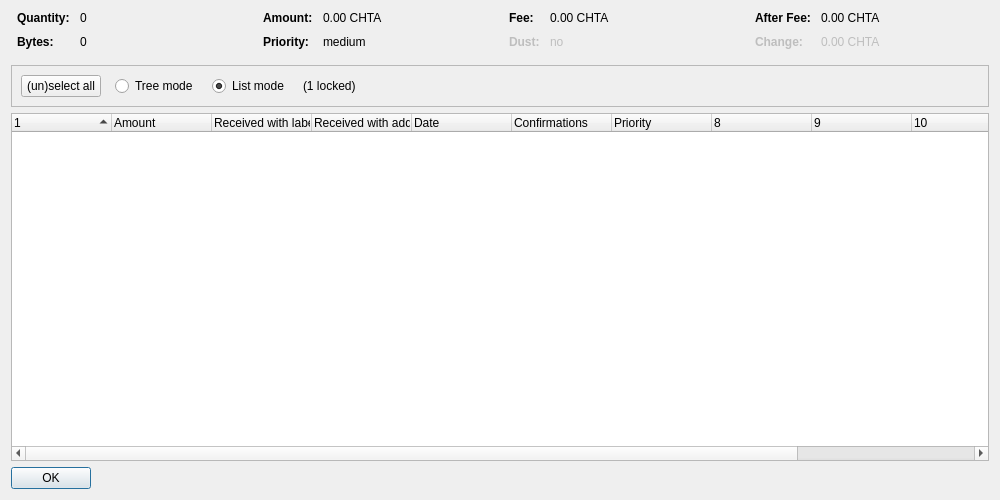
<?xml version="1.0" encoding="UTF-8"?>
<ui version="4.0">
 <class>CoinControlDialog</class>
 <widget class="QDialog" name="CoinControlDialog">
  <property name="geometry">
   <rect>
    <x>0</x>
    <y>0</y>
    <width>1000</width>
    <height>500</height>
   </rect>
  </property>
  <property name="windowTitle">
   <string>Coin Selection</string>
  </property>
  <layout class="QVBoxLayout" name="verticalLayout">
   <item>
    <layout class="QHBoxLayout" name="horizontalLayoutTop" stretch="0,0,0,0">
     <property name="topMargin">
      <number>0</number>
     </property>
     <property name="bottomMargin">
      <number>10</number>
     </property>
     <item>
      <layout class="QFormLayout" name="formLayoutCoinControl1">
       <property name="horizontalSpacing">
        <number>10</number>
       </property>
       <property name="verticalSpacing">
        <number>10</number>
       </property>
       <property name="leftMargin">
        <number>6</number>
       </property>
       <property name="rightMargin">
        <number>6</number>
       </property>
       <item row="0" column="0">
        <widget class="QLabel" name="labelCoinControlQuantityText">
         <property name="font">
          <font>
           <weight>75</weight>
           <bold>true</bold>
          </font>
         </property>
         <property name="text">
          <string>Quantity:</string>
         </property>
        </widget>
       </item>
       <item row="0" column="1">
        <widget class="QLabel" name="labelCoinControlQuantity">
         <property name="cursor">
          <cursorShape>IBeamCursor</cursorShape>
         </property>
         <property name="contextMenuPolicy">
          <enum>Qt::ActionsContextMenu</enum>
         </property>
         <property name="text">
          <string notr="true">0</string>
         </property>
         <property name="textInteractionFlags">
          <set>Qt::LinksAccessibleByMouse|Qt::TextSelectableByKeyboard|Qt::TextSelectableByMouse</set>
         </property>
        </widget>
       </item>
       <item row="1" column="0">
        <widget class="QLabel" name="labelCoinControlBytesText">
         <property name="font">
          <font>
           <weight>75</weight>
           <bold>true</bold>
          </font>
         </property>
         <property name="text">
          <string>Bytes:</string>
         </property>
        </widget>
       </item>
       <item row="1" column="1">
        <widget class="QLabel" name="labelCoinControlBytes">
         <property name="cursor">
          <cursorShape>IBeamCursor</cursorShape>
         </property>
         <property name="contextMenuPolicy">
          <enum>Qt::ActionsContextMenu</enum>
         </property>
         <property name="text">
          <string notr="true">0</string>
         </property>
         <property name="textInteractionFlags">
          <set>Qt::LinksAccessibleByMouse|Qt::TextSelectableByKeyboard|Qt::TextSelectableByMouse</set>
         </property>
        </widget>
       </item>
      </layout>
     </item>
     <item>
      <layout class="QFormLayout" name="formLayoutCoinControl2">
       <property name="horizontalSpacing">
        <number>10</number>
       </property>
       <property name="verticalSpacing">
        <number>10</number>
       </property>
       <property name="leftMargin">
        <number>6</number>
       </property>
       <property name="rightMargin">
        <number>6</number>
       </property>
       <item row="0" column="0">
        <widget class="QLabel" name="labelCoinControlAmountText">
         <property name="font">
          <font>
           <weight>75</weight>
           <bold>true</bold>
          </font>
         </property>
         <property name="text">
          <string>Amount:</string>
         </property>
        </widget>
       </item>
       <item row="0" column="1">
        <widget class="QLabel" name="labelCoinControlAmount">
         <property name="cursor">
          <cursorShape>IBeamCursor</cursorShape>
         </property>
         <property name="contextMenuPolicy">
          <enum>Qt::ActionsContextMenu</enum>
         </property>
         <property name="text">
          <string notr="true">0.00 CHTA</string>
         </property>
         <property name="textInteractionFlags">
          <set>Qt::LinksAccessibleByMouse|Qt::TextSelectableByKeyboard|Qt::TextSelectableByMouse</set>
         </property>
        </widget>
       </item>
       <item row="1" column="0">
        <widget class="QLabel" name="labelCoinControlPriorityText">
         <property name="font">
          <font>
           <weight>75</weight>
           <bold>true</bold>
          </font>
         </property>
         <property name="text">
          <string>Priority:</string>
         </property>
        </widget>
       </item>
       <item row="1" column="1">
        <widget class="QLabel" name="labelCoinControlPriority">
         <property name="cursor">
          <cursorShape>IBeamCursor</cursorShape>
         </property>
         <property name="contextMenuPolicy">
          <enum>Qt::ActionsContextMenu</enum>
         </property>
         <property name="text">
          <string notr="true">medium</string>
         </property>
         <property name="textInteractionFlags">
          <set>Qt::LinksAccessibleByMouse|Qt::TextSelectableByKeyboard|Qt::TextSelectableByMouse</set>
         </property>
        </widget>
       </item>
      </layout>
     </item>
     <item>
      <layout class="QFormLayout" name="formLayoutCoinControl3">
       <property name="horizontalSpacing">
        <number>10</number>
       </property>
       <property name="verticalSpacing">
        <number>10</number>
       </property>
       <property name="leftMargin">
        <number>6</number>
       </property>
       <property name="rightMargin">
        <number>6</number>
       </property>
       <item row="0" column="0">
        <widget class="QLabel" name="labelCoinControlFeeText">
         <property name="font">
          <font>
           <weight>75</weight>
           <bold>true</bold>
          </font>
         </property>
         <property name="text">
          <string>Fee:</string>
         </property>
        </widget>
       </item>
       <item row="0" column="1">
        <widget class="QLabel" name="labelCoinControlFee">
         <property name="cursor">
          <cursorShape>IBeamCursor</cursorShape>
         </property>
         <property name="contextMenuPolicy">
          <enum>Qt::ActionsContextMenu</enum>
         </property>
         <property name="text">
          <string notr="true">0.00 CHTA</string>
         </property>
         <property name="textInteractionFlags">
          <set>Qt::LinksAccessibleByMouse|Qt::TextSelectableByKeyboard|Qt::TextSelectableByMouse</set>
         </property>
        </widget>
       </item>
       <item row="1" column="0">
        <widget class="QLabel" name="labelCoinControlLowOutputText">
         <property name="enabled">
          <bool>false</bool>
         </property>
         <property name="font">
          <font>
           <weight>75</weight>
           <bold>true</bold>
          </font>
         </property>
         <property name="text">
          <string>Dust:</string>
         </property>
        </widget>
       </item>
       <item row="1" column="1">
        <widget class="QLabel" name="labelCoinControlLowOutput">
         <property name="enabled">
          <bool>false</bool>
         </property>
         <property name="cursor">
          <cursorShape>IBeamCursor</cursorShape>
         </property>
         <property name="contextMenuPolicy">
          <enum>Qt::ActionsContextMenu</enum>
         </property>
         <property name="text">
          <string notr="true">no</string>
         </property>
         <property name="textInteractionFlags">
          <set>Qt::LinksAccessibleByMouse|Qt::TextSelectableByKeyboard|Qt::TextSelectableByMouse</set>
         </property>
        </widget>
       </item>
      </layout>
     </item>
     <item>
      <layout class="QFormLayout" name="formLayoutCoinControl4">
       <property name="horizontalSpacing">
        <number>10</number>
       </property>
       <property name="verticalSpacing">
        <number>10</number>
       </property>
       <property name="leftMargin">
        <number>6</number>
       </property>
       <property name="rightMargin">
        <number>6</number>
       </property>
       <item row="0" column="0">
        <widget class="QLabel" name="labelCoinControlAfterFeeText">
         <property name="font">
          <font>
           <weight>75</weight>
           <bold>true</bold>
          </font>
         </property>
         <property name="text">
          <string>After Fee:</string>
         </property>
        </widget>
       </item>
       <item row="0" column="1">
        <widget class="QLabel" name="labelCoinControlAfterFee">
         <property name="cursor">
          <cursorShape>IBeamCursor</cursorShape>
         </property>
         <property name="contextMenuPolicy">
          <enum>Qt::ActionsContextMenu</enum>
         </property>
         <property name="text">
          <string notr="true">0.00 CHTA</string>
         </property>
         <property name="textInteractionFlags">
          <set>Qt::LinksAccessibleByMouse|Qt::TextSelectableByKeyboard|Qt::TextSelectableByMouse</set>
         </property>
        </widget>
       </item>
       <item row="1" column="0">
        <widget class="QLabel" name="labelCoinControlChangeText">
         <property name="enabled">
          <bool>false</bool>
         </property>
         <property name="font">
          <font>
           <weight>75</weight>
           <bold>true</bold>
          </font>
         </property>
         <property name="text">
          <string>Change:</string>
         </property>
        </widget>
       </item>
       <item row="1" column="1">
        <widget class="QLabel" name="labelCoinControlChange">
         <property name="enabled">
          <bool>false</bool>
         </property>
         <property name="cursor">
          <cursorShape>IBeamCursor</cursorShape>
         </property>
         <property name="contextMenuPolicy">
          <enum>Qt::ActionsContextMenu</enum>
         </property>
         <property name="text">
          <string notr="true">0.00 CHTA</string>
         </property>
         <property name="textInteractionFlags">
          <set>Qt::LinksAccessibleByMouse|Qt::TextSelectableByKeyboard|Qt::TextSelectableByMouse</set>
         </property>
        </widget>
       </item>
      </layout>
     </item>
    </layout>
   </item>
   <item>
    <widget class="QFrame" name="frame">
     <property name="minimumSize">
      <size>
       <width>0</width>
       <height>40</height>
      </size>
     </property>
     <property name="frameShape">
      <enum>QFrame::StyledPanel</enum>
     </property>
     <property name="frameShadow">
      <enum>QFrame::Sunken</enum>
     </property>
     <layout class="QHBoxLayout" name="horizontalLayout">
      <item>
       <layout class="QHBoxLayout" name="horizontalLayoutPanel" stretch="0,0,0,0,0">
        <property name="spacing">
         <number>14</number>
        </property>
        <item>
         <widget class="QPushButton" name="pushButtonSelectAll">
          <property name="sizePolicy">
           <sizepolicy hsizetype="Maximum" vsizetype="Fixed">
            <horstretch>0</horstretch>
            <verstretch>0</verstretch>
           </sizepolicy>
          </property>
          <property name="text">
           <string>(un)select all</string>
          </property>
          <property name="autoDefault">
           <bool>false</bool>
          </property>
         </widget>
        </item>
        <item>
         <widget class="QRadioButton" name="radioTreeMode">
          <property name="sizePolicy">
           <sizepolicy hsizetype="Maximum" vsizetype="Fixed">
            <horstretch>0</horstretch>
            <verstretch>0</verstretch>
           </sizepolicy>
          </property>
          <property name="text">
           <string>Tree mode</string>
          </property>
         </widget>
        </item>
        <item>
         <widget class="QRadioButton" name="radioListMode">
          <property name="sizePolicy">
           <sizepolicy hsizetype="Maximum" vsizetype="Fixed">
            <horstretch>0</horstretch>
            <verstretch>0</verstretch>
           </sizepolicy>
          </property>
          <property name="text">
           <string>List mode</string>
          </property>
          <property name="checked">
           <bool>true</bool>
          </property>
         </widget>
        </item>
        <item>
         <widget class="QLabel" name="labelLocked">
          <property name="text">
           <string notr="true">(1 locked)</string>
          </property>
         </widget>
        </item>
        <item>
         <spacer name="horizontalSpacer">
          <property name="orientation">
           <enum>Qt::Horizontal</enum>
          </property>
          <property name="sizeHint" stdset="0">
           <size>
            <width>40</width>
            <height>20</height>
           </size>
          </property>
         </spacer>
        </item>
       </layout>
      </item>
     </layout>
    </widget>
   </item>
   <item>
    <widget class="CoinControlTreeWidget" name="treeWidget">
     <property name="contextMenuPolicy">
      <enum>Qt::CustomContextMenu</enum>
     </property>
     <property name="sortingEnabled">
      <bool>false</bool>
     </property>
     <property name="columnCount">
      <number>12</number>
     </property>
     <attribute name="headerShowSortIndicator" stdset="0">
      <bool>true</bool>
     </attribute>
     <attribute name="headerStretchLastSection">
      <bool>false</bool>
     </attribute>
     <column>
      <property name="text">
       <string/>
      </property>
     </column>
     <column>
      <property name="text">
       <string>Amount</string>
      </property>
     </column>
     <column>
      <property name="text">
       <string>Received with label</string>
      </property>
     </column>
     <column>
      <property name="text">
       <string>Received with address</string>
      </property>
     </column>
     <column>
      <property name="text">
       <string>Date</string>
      </property>
     </column>
     <column>
      <property name="text">
       <string>Confirmations</string>
      </property>
      <property name="toolTip">
       <string>Confirmed</string>
      </property>
     </column>
     <column>
      <property name="text">
       <string>Priority</string>
      </property>
     </column>
     <column>
      <property name="text">
       <string/>
      </property>
     </column>
     <column>
      <property name="text">
       <string/>
      </property>
     </column>
     <column>
      <property name="text">
       <string/>
      </property>
     </column>
     <column>
      <property name="text">
       <string/>
      </property>
     </column>
     <column>
      <property name="text">
       <string/>
      </property>
     </column>
    </widget>
   </item>
   <item>
    <widget class="QDialogButtonBox" name="buttonBox">
     <property name="sizePolicy">
      <sizepolicy hsizetype="Maximum" vsizetype="Fixed">
       <horstretch>0</horstretch>
       <verstretch>0</verstretch>
      </sizepolicy>
     </property>
     <property name="orientation">
      <enum>Qt::Horizontal</enum>
     </property>
     <property name="standardButtons">
      <set>QDialogButtonBox::Ok</set>
     </property>
    </widget>
   </item>
  </layout>
 </widget>
 <customwidgets>
  <customwidget>
   <class>CoinControlTreeWidget</class>
   <extends>QTreeWidget</extends>
   <header>coincontroltreewidget.h</header>
  </customwidget>
 </customwidgets>
 <resources/>
 <connections/>
</ui>
